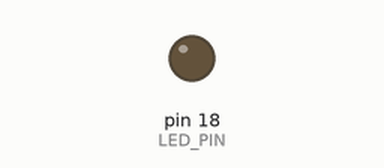
This sketch was run on a simulated Arduino Uno, built with avr-gcc and run on an emulated ATmega328P. On the bench: output pins drawn as LEDs (lit = HIGH). What the sketch prints to the serial monitor is not drawn.

Above: at 0.3 s.
At 4.6 s:
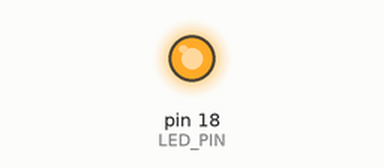
Timing chart, 0 to 7.1 s (numbered marks = the images above):
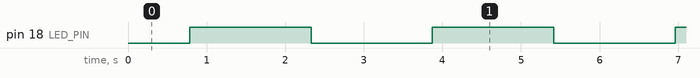

The sketch:

Fade-LED.ino
```cpp
#define LED_PIN 18

unsigned int brightness = 0;
unsigned int fadeAmount = 5;

void setup() {
  Serial.begin(9600);
  pinMode(LED_PIN, OUTPUT);
}

void loop() {
  analogWrite(LED_PIN, brightness);
  brightness = brightness + fadeAmount;

  if (brightness <= 0 || brightness >= 255) {
    fadeAmount = -fadeAmount;
  }

  Serial.print("Brightness: ");
  Serial.println(brightness);

  delay(30);
}
```

Measured:
- by itself, pin 18 (LED_PIN): alternates HIGH for 1.5 s and LOW for 1.5 s
